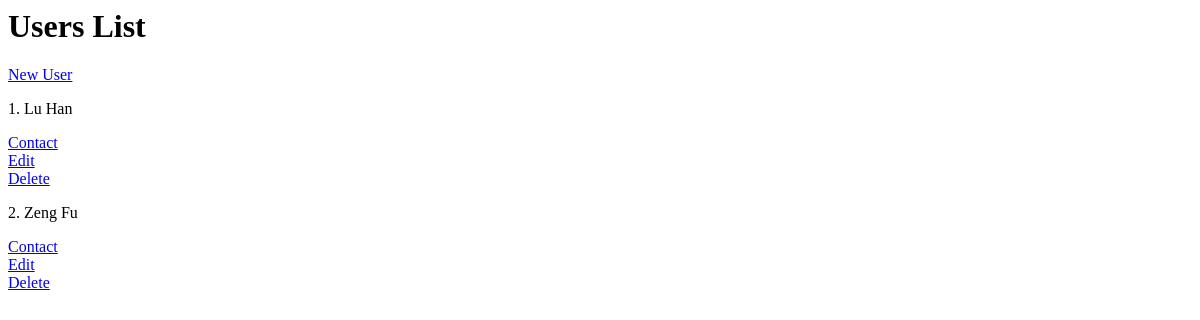
The app's page /users/, older data.
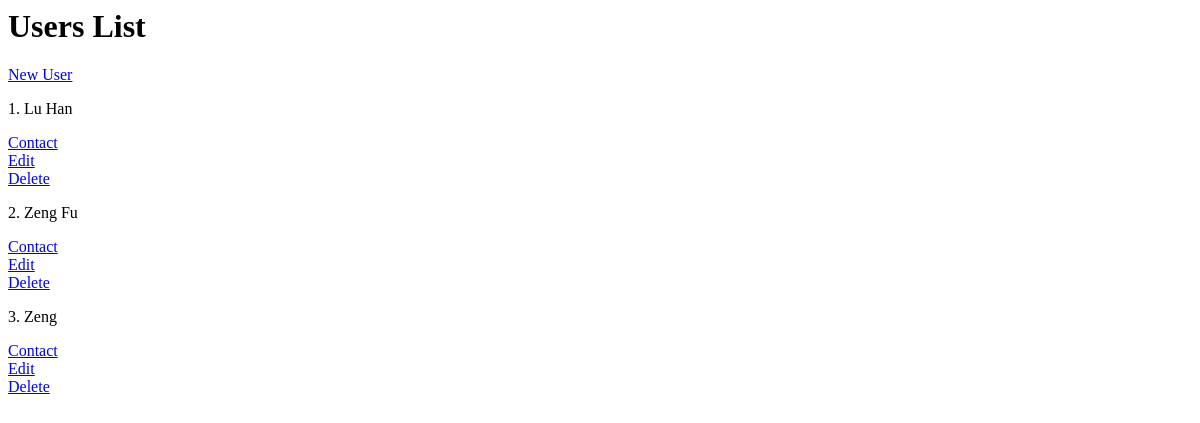
The same page, newer data.
### database_setup.py (models this page shows, shortened)
class User(Base):
    __tablename__ = 'user'
    id = Column(Integer, primary_key=True)
    name = Column(String(250), nullable=False)
    email = Column(String(250), nullable=False)

### chattime.py (the view)
@app.route('/')
@app.route('/users/')
def users():
    session = DBSession()
    users = session.query(User).all()
    return render_template('users.html', users=users)

### templates/users.html (shortened to what this page needs)
<html>
<head>
    </head>
<body>
<div class = 'pane'>
    <div class = 'header'>
    <h1>Users List</h1>
</div>
<a href='{{url_for('newUser')}}'>New User</a>
{% for u in users %}
<div class = 'idNameAndContact'>
    <span class = 'id'><p>{{u.id}}.<span class = 'name'>
        {{u.name}}
    </span></p></span>
    <a href='{{url_for('contact', user_id = u.id,) }}'>Contact</a>
    </div>
	<div class = "editdeletepane">
<a href='{{url_for('editUser', user_id = u.id) }}'>Edit</a>
<a href = '{{url_for('deleteUser', user_id = u.id) }}'>Delete</a>
</div>
{% endfor %}
</div>
</body>
</html>

Row changes from the older to the newer data that the page shows:
added User: id "3", name "Zeng"
